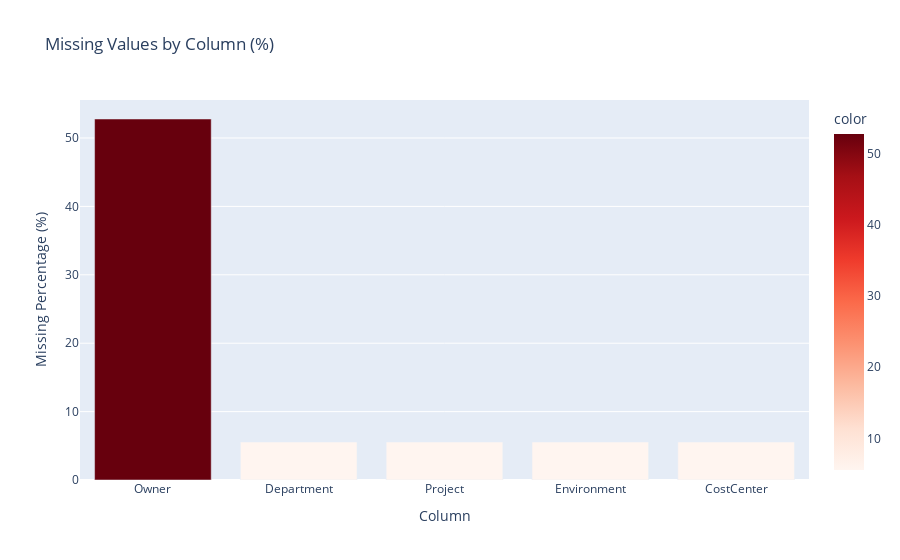

The code cell stored with this chart in its notebook:
### Markdown cell above
### Task 1.3: Identify columns with most missing values

### Code cell
# Columns with missing values sorted
missing_sorted = missing_df[missing_df['Missing Count'] > 0].sort_values('Missing Count', ascending=False)

print("Columns with Most Missing Values:")
print(missing_sorted)

# Visualize missing values
if len(missing_sorted) > 0:
    fig = px.bar(
        x=missing_sorted.index,
        y=missing_sorted['Percentage (%)'],
        title='Missing Values by Column (%)',
        labels={'x': 'Column', 'y': 'Missing Percentage (%)'},
        color=missing_sorted['Percentage (%)'],
        color_continuous_scale='Reds'
    )
    fig.show()

### Figure 1 — Plotly figure (JSON) as saved in the notebook; plotly's stock layout.template omitted (floating-point values rounded to 4 significant figures)
{"data": [{"hovertemplate": "Column=%{x}<br>Missing Percentage (%)=%{y}<br>color=%{marker.color}<extra></extra>", "legendgroup": "", "marker": {"color": [52.78, 5.56, 5.56, 5.56, 5.56], "coloraxis": "coloraxis", "pattern": {"shape": ""}}, "name": "", "orientation": "v", "showlegend": false, "textposition": "auto", "type": "bar", "x": ["Owner", "Department", "Project", "Environment", "CostCenter"], "xaxis": "x", "y": [52.78, 5.56, 5.56, 5.56, 5.56], "yaxis": "y"}], "layout": {"barmode": "relative", "coloraxis": {"colorbar": {"title": {"text": "color"}}, "colorscale": [[0, "rgb(255,245,240)"], [0.125, "rgb(254,224,210)"], [0.25, "rgb(252,187,161)"], [0.375, "rgb(252,146,114)"], [0.5, "rgb(251,106,74)"], [0.625, "rgb(239,59,44)"], [0.75, "rgb(203,24,29)"], [0.875, "rgb(165,15,21)"], [1, "rgb(103,0,13)"]]}, "legend": {"tracegroupgap": 0}, "title": {"text": "Missing Values by Column (%)"}, "xaxis": {"anchor": "y", "domain": [0, 1], "title": {"text": "Column"}}, "yaxis": {"anchor": "x", "domain": [0, 1], "title": {"text": "Missing Percentage (%)"}}}}
